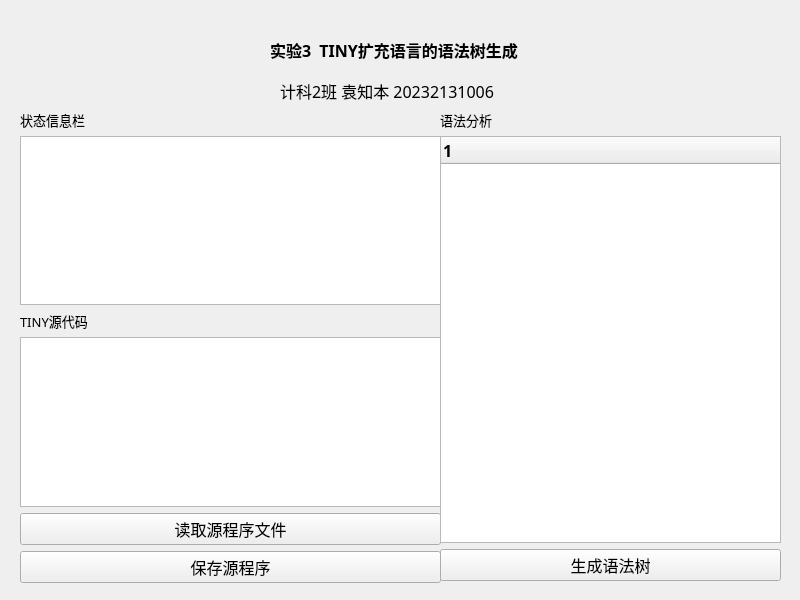
<?xml version="1.0" encoding="UTF-8"?>
<ui version="4.0">
 <class>Widget</class>
 <widget class="QWidget" name="Widget">
  <property name="geometry">
   <rect>
    <x>0</x>
    <y>0</y>
    <width>800</width>
    <height>600</height>
   </rect>
  </property>
  <property name="font">
   <font>
    <family>微软雅黑</family>
    <pointsize>12</pointsize>
    <weight>75</weight>
    <bold>true</bold>
   </font>
  </property>
  <property name="windowTitle">
   <string>Widget</string>
  </property>
  <widget class="QLabel" name="label_1">
   <property name="geometry">
    <rect>
     <x>270</x>
     <y>40</y>
     <width>261</width>
     <height>20</height>
    </rect>
   </property>
   <property name="text">
    <string>实验3  TINY扩充语言的语法树生成</string>
   </property>
  </widget>
  <widget class="QLabel" name="label_2">
   <property name="geometry">
    <rect>
     <x>280</x>
     <y>80</y>
     <width>231</width>
     <height>21</height>
    </rect>
   </property>
   <property name="font">
    <font>
     <family>Adobe 仿宋 Std R</family>
     <pointsize>12</pointsize>
     <weight>50</weight>
     <bold>false</bold>
    </font>
   </property>
   <property name="text">
    <string>计科2班 袁知本 20232131006</string>
   </property>
  </widget>
  <widget class="QWidget" name="">
   <property name="geometry">
    <rect>
     <x>20</x>
     <y>110</y>
     <width>421</width>
     <height>473</height>
    </rect>
   </property>
   <layout class="QGridLayout" name="gridLayout">
    <item row="1" column="0">
     <widget class="QPlainTextEdit" name="plainTextEdit_2"/>
    </item>
    <item row="0" column="0">
     <widget class="QLabel" name="label_3">
      <property name="font">
       <font>
        <family>Adobe 仿宋 Std R</family>
        <pointsize>10</pointsize>
        <weight>50</weight>
        <bold>false</bold>
       </font>
      </property>
      <property name="text">
       <string>状态信息栏</string>
      </property>
     </widget>
    </item>
    <item row="5" column="0">
     <widget class="QPlainTextEdit" name="plainTextEdit"/>
    </item>
    <item row="4" column="0">
     <widget class="QLabel" name="label_4">
      <property name="font">
       <font>
        <family>Adobe 仿宋 Std R</family>
        <pointsize>10</pointsize>
        <weight>50</weight>
        <bold>false</bold>
       </font>
      </property>
      <property name="text">
       <string>TINY源代码</string>
      </property>
     </widget>
    </item>
    <item row="7" column="0">
     <widget class="QPushButton" name="pushButton_2">
      <property name="font">
       <font>
        <family>Adobe 仿宋 Std R</family>
        <weight>50</weight>
        <bold>false</bold>
       </font>
      </property>
      <property name="text">
       <string>保存源程序</string>
      </property>
     </widget>
    </item>
    <item row="6" column="0">
     <widget class="QPushButton" name="pushButton_1">
      <property name="font">
       <font>
        <family>Adobe 仿宋 Std R</family>
        <weight>50</weight>
        <bold>false</bold>
       </font>
      </property>
      <property name="text">
       <string>读取源程序文件</string>
      </property>
     </widget>
    </item>
   </layout>
  </widget>
  <widget class="QWidget" name="">
   <property name="geometry">
    <rect>
     <x>440</x>
     <y>110</y>
     <width>341</width>
     <height>471</height>
    </rect>
   </property>
   <layout class="QVBoxLayout" name="verticalLayout">
    <item>
     <widget class="QLabel" name="label_5">
      <property name="font">
       <font>
        <family>Adobe 仿宋 Std R</family>
        <pointsize>10</pointsize>
        <weight>50</weight>
        <bold>false</bold>
       </font>
      </property>
      <property name="text">
       <string>语法分析</string>
      </property>
     </widget>
    </item>
    <item>
     <widget class="QTreeWidget" name="treeWidget">
      <column>
       <property name="text">
        <string notr="true">1</string>
       </property>
      </column>
     </widget>
    </item>
    <item>
     <widget class="QPushButton" name="pushButton_3">
      <property name="font">
       <font>
        <family>Adobe 仿宋 Std R</family>
        <weight>50</weight>
        <bold>false</bold>
       </font>
      </property>
      <property name="text">
       <string>生成语法树</string>
      </property>
     </widget>
    </item>
   </layout>
  </widget>
 </widget>
 <resources/>
 <connections/>
</ui>
